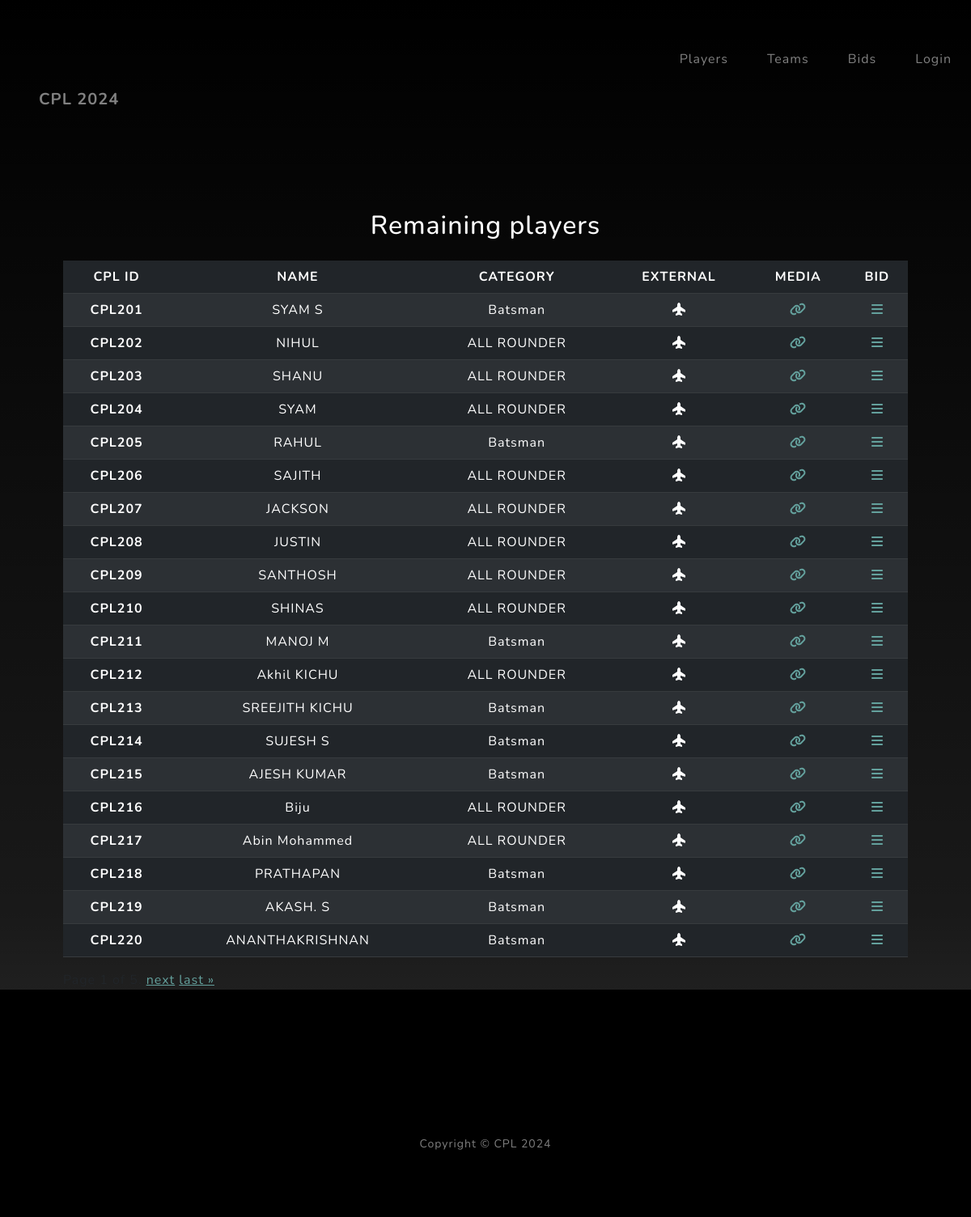
/bids/, run on the app's committed database.
### cpl_backend/models.py (models this page shows, shortened)
class Player(models.Model):
    class Meta:
        db_table = "players"
    cpl_id = models.CharField(unique=True, max_length=100)
    name = models.CharField(max_length=100)
    type = models.CharField(choices=PLAYER_CHOICES, max_length=100)
    card = models.FileField(upload_to="players/card",  null=True, blank=True)
    photo = models.FileField(upload_to="players/photo", null=True, blank=True)
    basic_amount = models.DecimalField(default=0, decimal_places=2, max_digits=10)
    is_external = models.BooleanField()
    is_sold = models.BooleanField()
    created_at = models.DateField(auto_now=True)

### cpl_backend/views.py (the view)
# urls.py: path('bids/', views.list_players_for_bidding, name="to_bid"),
def list_players_for_bidding(request):
    try:
        players = Player.objects.filter(is_sold=False)
    except Exception as e:
        messages.error(request, f'An error occurred: {str(e)}')
    context = {
        "players": paginate(request=request, queryset=players),
        "title": "Remaining players",
        "MEDIA_URL": settings.MEDIA_URL,
        "SITE_INFO": constants.SITE_INFO
        }
    return render(request, "pages/to_bid.html", context)

### cpl_backend/views.py (called while the page is built)
def paginate(request, queryset):
    paginator = Paginator(queryset, 20)
    page = request.GET.get('page')
    try:
        items = paginator.page(page)
    except PageNotAnInteger:
        items = paginator.page(1)
    except EmptyPage:
        items = paginator.page(paginator.num_pages)
    return items

### cpl_backend/templates/pages/to_bid.html (shortened to what this page needs)
{% extends "pages/base.html" %}
{% block content %}
<table class="table table-striped table-dark">
    <thead>
      <tr>
        <th scope="col">CPL ID</th>
        <th scope="col">NAME</th>
        <th scope="col">CATEGORY</th>
        <th scope="col">EXTERNAL</th>
        <th scope="col">MEDIA</th>
        <th scope="col">BID</th>
      </tr>
    </thead>
    <tbody>
    {% for player in players %}
      <tr>
        <th scope="row">{{ player.cpl_id }}</th>
        <td>{{ player.name }}</td>
        <td>{{ player.get_type_display }}</td>
        <td>
            {% if player.is_external %}
                <i class="fa-solid fa-plane-up"></i>
            {% else %}
                <i class="fa-solid fa-house"></i>
            {% endif %}
        </td>
        <td><a href="{{MEDIA_URL}}{{ player.card }}">
                <i class="fa-solid fa-link"></i>
            </a>
        </td>
        <td>
          <a href="/players/{{ player.id }}/bid">
              <i class="fa-solid fa-bars"></i>
          </a>
        </td>
      </tr>
      {% endfor %}
    </tbody>
  </table>
  <div class="pagination">
    <span class="step-links">
        <span class="current">
            Page {{ players.number }} of {{ players.paginator.num_pages }}.
        </span>
        {% if players.has_next %}
            <a href="?page={{ players.next_page_number }}">next</a>
            <a href="?page={{ players.paginator.num_pages }}">last &raquo;</a>
        {% endif %}
    </span>
</div>
{% endblock %}

### data on the page
Player: cpl_id "CPL201", name "SYAM S", type "Batsman", is_external True (drawn)
Player: cpl_id "CPL202", name "NIHUL", type "ALL ROUNDER", is_external True (drawn)
Player: cpl_id "CPL203", name "SHANU", type "ALL ROUNDER", is_external True (drawn)
Player: cpl_id "CPL204", name "SYAM", type "ALL ROUNDER", is_external True (drawn)
Player: cpl_id "CPL205", name "RAHUL", type "Batsman", is_external True (drawn)
Player: cpl_id "CPL206", name "SAJITH", type "ALL ROUNDER", is_external True (drawn)
Player: cpl_id "CPL207", name "JACKSON", type "ALL ROUNDER", is_external True (drawn)
Player: cpl_id "CPL208", name "JUSTIN", type "ALL ROUNDER", is_external True (drawn)
Player: cpl_id "CPL209", name "SANTHOSH", type "ALL ROUNDER", is_external True (drawn)
Player: cpl_id "CPL210", name "SHINAS", type "ALL ROUNDER", is_external True (drawn)
Player: cpl_id "CPL211", name "MANOJ M", type "Batsman", is_external True (drawn)
Player: cpl_id "CPL212", name "Akhil KICHU", type "ALL ROUNDER", is_external True (drawn)
Player: cpl_id "CPL213", name "SREEJITH KICHU", type "Batsman", is_external True (drawn)
Player: cpl_id "CPL214", name "SUJESH S", type "Batsman", is_external True (drawn)
Player: cpl_id "CPL215", name "AJESH KUMAR", type "Batsman", is_external True (drawn)
Player: cpl_id "CPL216", name "Biju", type "ALL ROUNDER", is_external True (drawn)
Player: cpl_id "CPL217", name "Abin Mohammed", type "ALL ROUNDER", is_external True (drawn)
Player: cpl_id "CPL218", name "PRATHAPAN", type "Batsman", is_external True (drawn)
Player: cpl_id "CPL219", name "AKASH. S", type "Batsman", is_external True (drawn)
Player: cpl_id "CPL220", name "ANANTHAKRISHNAN", type "Batsman", is_external True (drawn)

### other printed values
{{ title }} "Remaining players"
